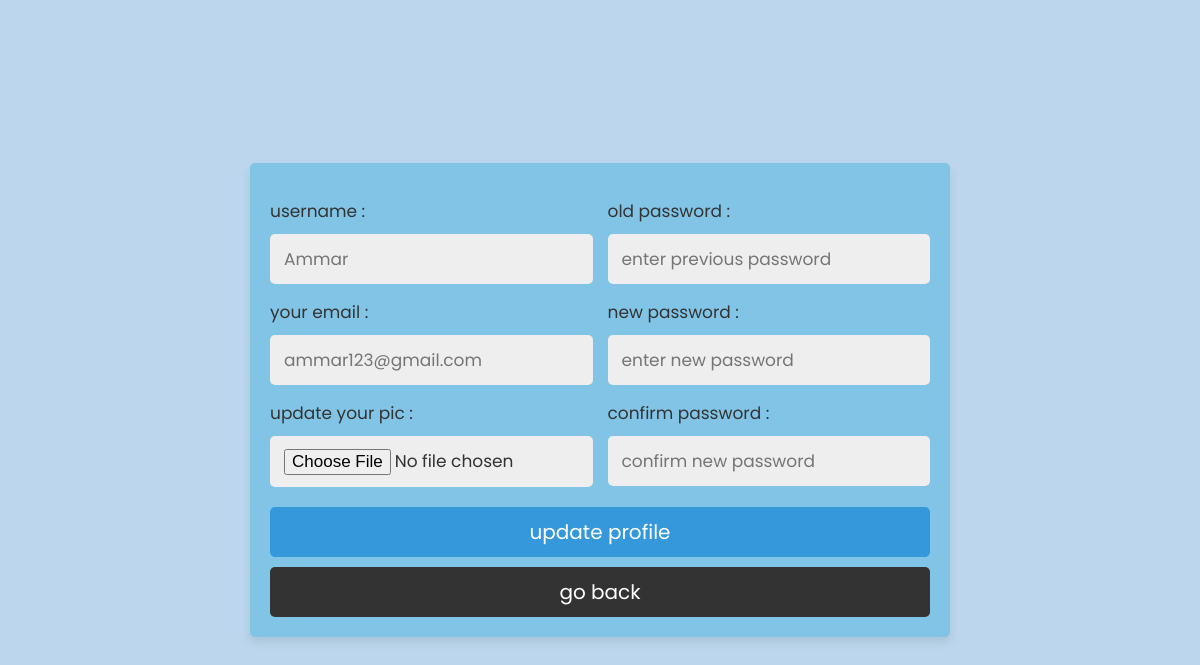
The page /studentPages/withprofile/profile.php (signed in) on the database as committed earlier.
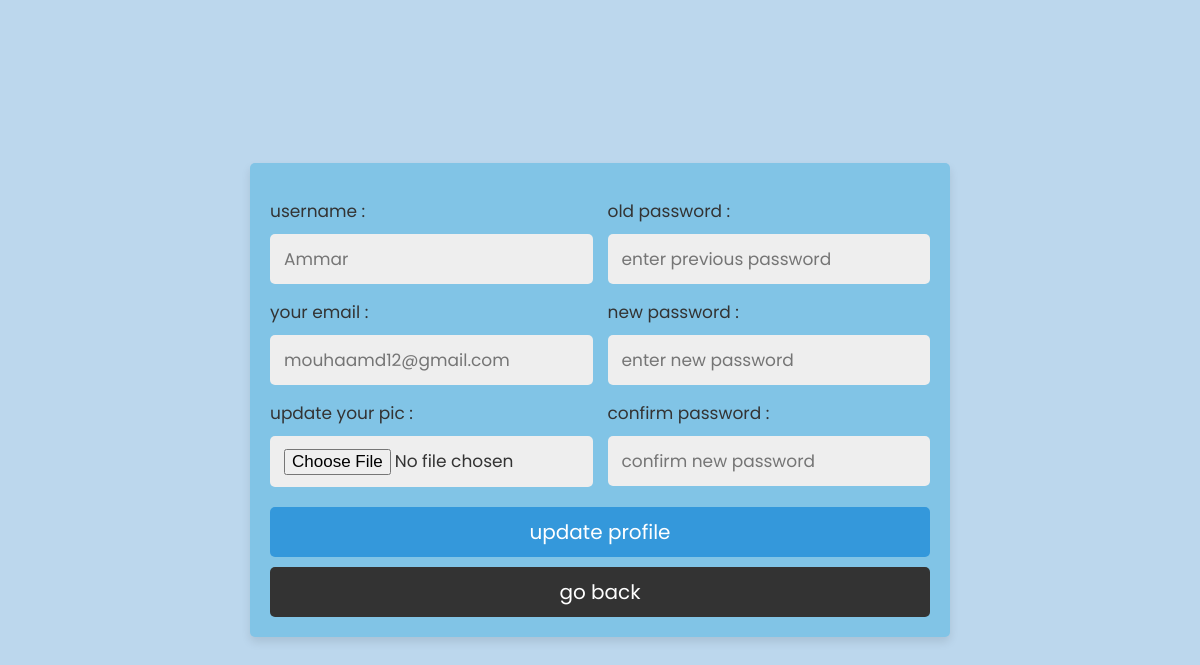
The same page on the database as committed later.
### tables this page shows
CREATE TABLE `user` (
  `id` int(11) NOT NULL,
  `username` varchar(30) NOT NULL,
  `gender` varchar(30) NOT NULL,
  `password` varchar(30) NOT NULL,
  `role` varchar(30) NOT NULL,
  `email` varchar(30) NOT NULL,
  `Description` varchar(500) DEFAULT NULL,
  `locationID` int(11) DEFAULT NULL,
  `image` varchar(30) DEFAULT NULL
);

### studentPages/withprofile/profile.php (the view, shortened to what this page needs)
<?php
include ("../../connection.php");
$user_id = $_SESSION['id'];
$query = "SELECT * FROM `user` WHERE id = $user_id";
$res = mysqli_query($conn , $query);
$userData = mysqli_fetch_array($res);
?>
<!DOCTYPE html>
<html lang="en">
<head>
   <link rel="stylesheet" href="css/stylee.css">
</head>
<body>
<div class="update-profile">
   <form action="" method="post" enctype="multipart/form-data">
      <div class="flex">
         <div class="inputBox">
            <span>username :</span>
            <input type="text" name="update_name" value="" class="box" placeholder = "<?php echo $userData['username']; ?>">
            <span>your email :</span>
            <input type="email" name="update_email" placeholder= "<?php echo $userData['email']; ?>" class="box">
            <span>update your pic :</span>
            <input type="file" name="update_image"  accept="image/jpg, image/jpeg, image/png" class="box">
         </div>
         <div class="inputBox">
            <span>old password :</span>
            <input type="password" name="old_pass" placeholder="enter previous password" class="box">
            <span>new password :</span>
            <input type="password" name="new_pass" placeholder="enter new password" class="box">
            <span>confirm password :</span>
            <input type="password" name="confirm_pass" placeholder="confirm new password" class="box">
         </div>
      </div>
      <input type="submit" value="update profile" name="update_profile" class="btn">
      <a href="../profileStudent.php" class="delete-btn">go back</a>
   </form>
</div>
</body>
</html>

Rows that differ between the two databases and show on the page:
changed user "Ammar": update_email "ammar123@gmail.com" → "mouhaamd12@gmail.com"
